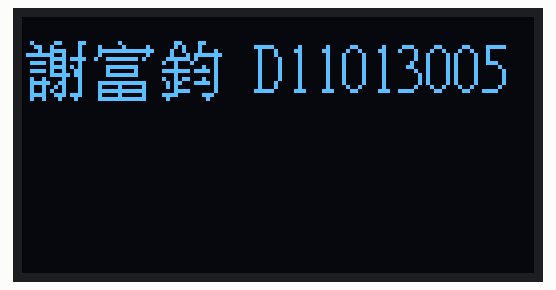
This program was run on a simulated ESP32 board running MicroPython. Parts: 128×64 one-colour display. Library files of the repository ran but are not shown: ssd1306.py, myfont.py. At 0.1 s the program stops and its outputs stay as they are.

Above: at 0.1 s.

The program:

main.py
```python
from machine import Pin,I2C
import ssd1306
import time
from framebuf import FrameBuffer, MONO_HMSB
from myfont import words

# ESP32 Pin assignment
i2c = I2C(1, scl=Pin(25), sda=Pin(26))

oled_width = 128
oled_height = 64
oled = ssd1306.SSD1306_I2C(oled_width, oled_height, i2c)

def draw_character(data, x, y):
    #print(len(data))
    if len(data) > 16:  #處理中文字
        for j in range(16):  # Rows
            for byte_index in range(2):  # Each row has 2 bytes of data
                byte_val = data[j * 2 + byte_index]  # Accessing the right byte
                for i in range(8):  # Bits in a byte
                    if byte_val & (1 << (i)):
                        oled.pixel(x + byte_index * 8 + i, y + j, 1)
    else:  #處理 ASCII 字
         for j in range(16):  # Rows
            for byte_index in range(1):  # Each row has 1 bytes of data
                byte_val = data[j * 1 + byte_index]  # Accessing the right byte
                for i in range(8):  # Bits in a byte
                    if byte_val & (1 << (i)):
                        oled.pixel(x + byte_index * 8 + i, y + j, 1)

def display_text_string(oled, text, start_x=0, start_y=0, spacing=1):
    """Displays a string of characters on the OLED."""
    x_offset = start_x
    for char in text:
        if char in words:
            char = words[char]
            data = []
            for j in range(len(char)):
              data.append( char[j])
            draw_character(data, x_offset, start_y)
            #print(len(data))
            if len(data) > 16:  #處理中文字
                x_offset += 16 + spacing  # Move the x-offset for the next character
            else:  #處理 ASCII 字
                x_offset += 7   # Move the x-offset for the next character

# Clear display
oled.fill(0)

spacing = 0
display_text_string(oled, "謝富鈞 D11013005", start_x=0, start_y=5)
#oled.text(" B10713999",45,10)
oled.show()
```
